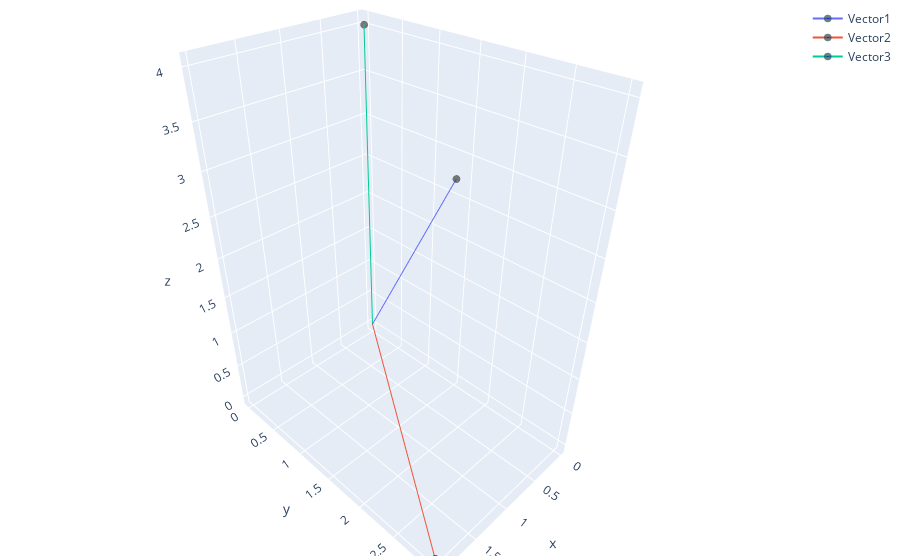

This figure's notebook cell:
### Code cell
vector_plot([b, p_xy, p_z])

### Figure 1 — Plotly figure (JSON) as saved in the notebook; plotly's stock layout.template omitted (floating-point values rounded to 4 significant figures)
{"data": [{"marker": {"color": ["blue"], "line": {"color": "DarkSlateGrey", "width": 5}, "size": [0, 5]}, "name": "Vector1", "type": "scatter3d", "x": [0, 2], "y": [0, 3], "z": [0, 4]}, {"marker": {"color": ["blue"], "line": {"color": "DarkSlateGrey", "width": 5}, "size": [0, 5]}, "name": "Vector2", "type": "scatter3d", "x": [0, 2], "y": [0, 3], "z": [0, 0]}, {"marker": {"color": ["blue"], "line": {"color": "DarkSlateGrey", "width": 5}, "size": [0, 5]}, "name": "Vector3", "type": "scatter3d", "x": [0, 0], "y": [0, 0], "z": [0, 4]}], "layout": {"margin": {"b": 4, "l": 4, "r": 4, "t": 4}}}
